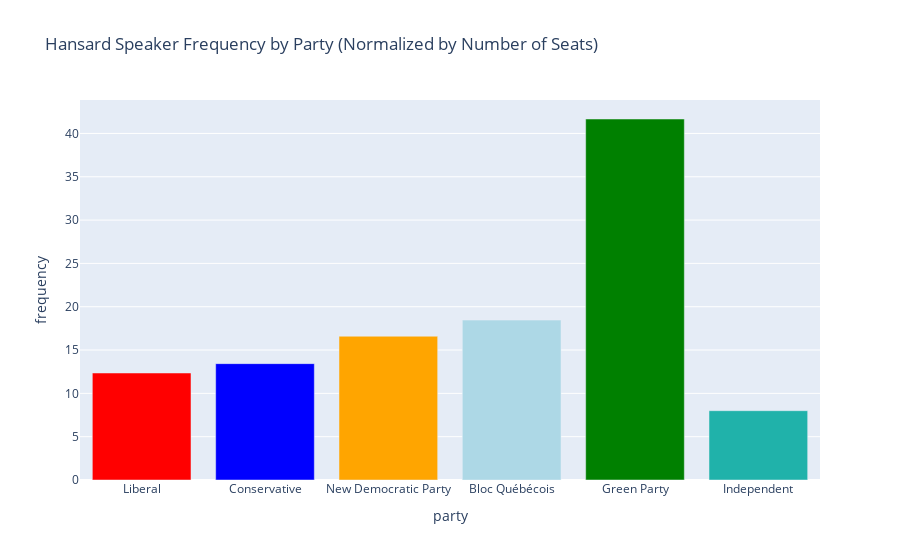

Notebook source saved alongside this figure:
### Code cell
freq_norm = hansard['speakerparty'].value_counts().div(seats['Seats'], axis=0)
freq_norm = pd.DataFrame({'party':freq_norm.index, 'frequency':freq_norm.values})
px.bar(freq_norm, x='party', y='frequency', title='Hansard Speaker Frequency by Party (Normalized by Number of Seats)', color='party', color_discrete_map={'Liberal': 'red', 'Conservative': 'blue', 'New Democratic Party': 'orange', "Bloc Québécois": 'lightblue', 'Green Party': 'green', 'Independent': 'lightseagreen'}).update(layout_showlegend=False)

### Figure 1 — Plotly figure (JSON) as saved in the notebook; plotly's stock layout.template omitted (floating-point values rounded to 4 significant figures)
{"data": [{"alignmentgroup": "True", "hovertemplate": "party=%{x}<br>frequency=%{y}<extra></extra>", "legendgroup": "Liberal", "marker": {"color": "red", "pattern": {"shape": ""}}, "name": "Liberal", "offsetgroup": "Liberal", "orientation": "v", "showlegend": true, "textposition": "auto", "type": "bar", "x": ["Liberal"], "xaxis": "x", "y": [12.35], "yaxis": "y"}, {"alignmentgroup": "True", "hovertemplate": "party=%{x}<br>frequency=%{y}<extra></extra>", "legendgroup": "Conservative", "marker": {"color": "blue", "pattern": {"shape": ""}}, "name": "Conservative", "offsetgroup": "Conservative", "orientation": "v", "showlegend": true, "textposition": "auto", "type": "bar", "x": ["Conservative"], "xaxis": "x", "y": [13.43], "yaxis": "y"}, {"alignmentgroup": "True", "hovertemplate": "party=%{x}<br>frequency=%{y}<extra></extra>", "legendgroup": "New Democratic Party", "marker": {"color": "orange", "pattern": {"shape": ""}}, "name": "New Democratic Party", "offsetgroup": "New Democratic Party", "orientation": "v", "showlegend": true, "textposition": "auto", "type": "bar", "x": ["New Democratic Party"], "xaxis": "x", "y": [16.59], "yaxis": "y"}, {"alignmentgroup": "True", "hovertemplate": "party=%{x}<br>frequency=%{y}<extra></extra>", "legendgroup": "Bloc Québécois", "marker": {"color": "lightblue", "pattern": {"shape": ""}}, "name": "Bloc Québécois", "offsetgroup": "Bloc Québécois", "orientation": "v", "showlegend": true, "textposition": "auto", "type": "bar", "x": ["Bloc Québécois"], "xaxis": "x", "y": [18.46], "yaxis": "y"}, {"alignmentgroup": "True", "hovertemplate": "party=%{x}<br>frequency=%{y}<extra></extra>", "legendgroup": "Green Party", "marker": {"color": "green", "pattern": {"shape": ""}}, "name": "Green Party", "offsetgroup": "Green Party", "orientation": "v", "showlegend": true, "textposition": "auto", "type": "bar", "x": ["Green Party"], "xaxis": "x", "y": [41.67], "yaxis": "y"}, {"alignmentgroup": "True", "hovertemplate": "party=%{x}<br>frequency=%{y}<extra></extra>", "legendgroup": "Independent", "marker": {"color": "lightseagreen", "pattern": {"shape": ""}}, "name": "Independent", "offsetgroup": "Independent", "orientation": "v", "showlegend": true, "textposition": "auto", "type": "bar", "x": ["Independent"], "xaxis": "x", "y": [8], "yaxis": "y"}], "layout": {"barmode": "relative", "legend": {"title": {"text": "party"}, "tracegroupgap": 0}, "showlegend": false, "title": {"text": "Hansard Speaker Frequency by Party (Normalized by Number of Seats)"}, "xaxis": {"anchor": "y", "categoryarray": ["Liberal", "Conservative", "New Democratic Party", "Bloc Québécois", "Green Party", "Independent"], "categoryorder": "array", "domain": [0, 1], "title": {"text": "party"}}, "yaxis": {"anchor": "x", "domain": [0, 1], "title": {"text": "frequency"}}}}
